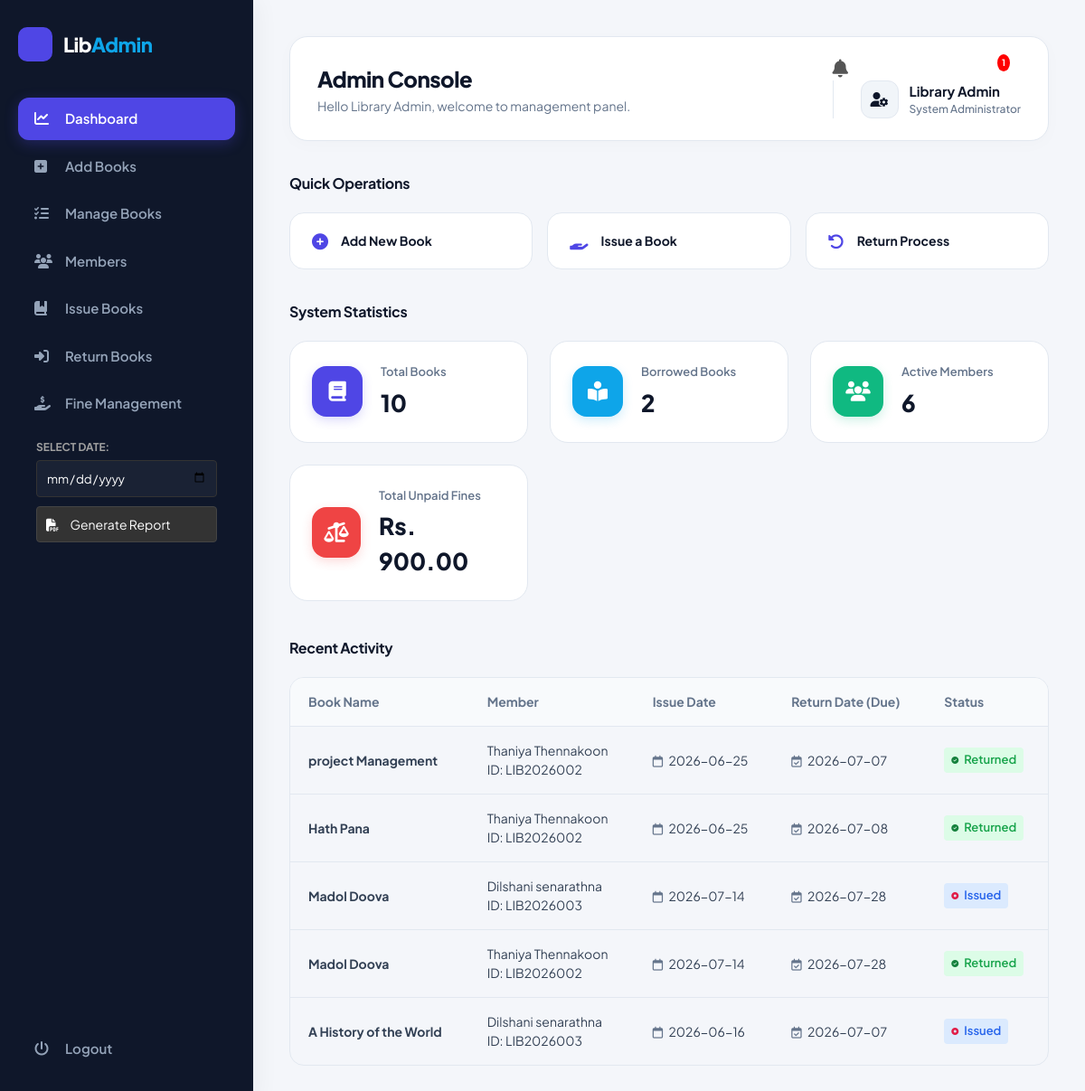
Page /admin_dashboard.php (signed in) on the committed database.
### tables this page shows
CREATE TABLE IF NOT EXISTS `issued_books` (
  `id` int NOT NULL AUTO_INCREMENT,
  `user_id` int NOT NULL,
  `book_id` int NOT NULL,
  `request_date` date NOT NULL,
  `issue_date` date DEFAULT NULL,
  `return_date` date DEFAULT NULL,
  `actual_return_date` date DEFAULT NULL,
  `status` varchar(50) NOT NULL DEFAULT 'Pending',
  `expire_date` date NOT NULL,
  PRIMARY KEY (`id`)
);

CREATE TABLE IF NOT EXISTS `books` (
  `id` int NOT NULL AUTO_INCREMENT,
  `title` varchar(255) DEFAULT NULL,
  `author` varchar(255) DEFAULT NULL,
  `quantity` int DEFAULT NULL,
  `category_id` int DEFAULT NULL,
  PRIMARY KEY (`id`),
  KEY `fk_books_category` (`category_id`)
);

CREATE TABLE IF NOT EXISTS `users` (
  `id` int NOT NULL AUTO_INCREMENT,
  `full_name` varchar(100) DEFAULT NULL,
  `address` text,
  `email` varchar(100) DEFAULT NULL,
  `username` varchar(100) DEFAULT NULL,
  `password` varchar(100) DEFAULT NULL,
  `role` varchar(20) DEFAULT NULL,
  `member_id` varchar(20) DEFAULT NULL,
  `profile_pic` varchar(255) DEFAULT NULL,
  PRIMARY KEY (`id`)
);

### admin_dashboard.php (the view, shortened to what this page needs)
<?php
$conn = mysqli_connect("localhost", "root", "", "librarydb");
$notif_count_query = mysqli_query($conn, "SELECT COUNT(*) as total FROM notifications WHERE user_id = 1 AND status = 'Unread'");
$unread_count = mysqli_fetch_assoc($notif_count_query)['total'];
$totalBooks = mysqli_fetch_assoc(mysqli_query($conn, "SELECT COUNT(*) AS total_books FROM books"))['total_books'];
$totalMembers = mysqli_fetch_assoc(mysqli_query($conn, "SELECT COUNT(*) AS total_members FROM users WHERE role='user'"))['total_members'];
$totalBorrowed = mysqli_fetch_assoc(mysqli_query($conn, "SELECT COUNT(*) AS total_borrowed FROM issued_books WHERE status='Issued'"))['total_borrowed'];
$totalFines = mysqli_fetch_assoc(mysqli_query($conn, "SELECT SUM(fine_amount) AS total_fines FROM fines WHERE status='Unpaid'"))['total_fines'] ?? 0;
?>
<!DOCTYPE html>
<html lang="en">
<head>
    <link rel="stylesheet" href="admindashboard.css">
    <link rel="stylesheet" href="https://cdnjs.cloudflare.com/ajax/libs/font-awesome/6.4.0/css/all.min.css">
</head>
<body>
<div class="dashboard-wrapper">
    <div class="sidebar">
        <div class="logo">
            <div class="logo-icon"><i class="fa-solid fa-screws-turn"></i></div>
            <span>Lib<span class="brand-accent">Admin</span></span>
        </div>
        <ul class="menu">
            <li class="active"><a href="admin_dashboard.php"><i class="fa-solid fa-chart-line"></i> Dashboard</a></li>
            <li><a href="add_books.php"><i class="fa-solid fa-square-plus"></i> Add Books</a></li>
            <li><a href="manage_books.php"><i class="fa-solid fa-list-check"></i> Manage Books</a></li>
            <li><a href="members.php"><i class="fa-solid fa-users"></i> Members</a></li>
            <li><a href="issue_books.php"><i class="fa-solid fa-book-bookmark"></i> Issue Books</a></li>
            <li><a href="return_books.php"><i class="fa-solid fa-right-to-bracket"></i> Return Books</a></li>
            <li><a href="fine_management.php"><i class="fa-solid fa-hand-holding-dollar"></i> Fine Management</a></li>
            <li style="padding: 10px 20px;">
                <div style="color: #a0a0a0; font-size: 12px; margin-bottom: 5px; font-weight: bold;">SELECT DATE:</div>
                <form action="report.php" method="GET" target="_blank" style="display: flex; flex-direction: column; gap: 10px;">
                    <input type="date" name="report_date" required style="width: 100%; padding: 10px; background: #1a2234; border: 1px solid #333; color: white; border-radius: 4px; box-sizing: border-box;">
                    <button type="submit" style="width: 100%; background: #333; border: 1px solid #444; color: white; padding: 10px; cursor: pointer; border-radius: 4px; text-align: left; font-size: 14px; transition: 0.3s;">
                        <i class="fa-solid fa-file-pdf" style="margin-right: 10px;"></i> Generate Report
                    </button>
                </form>
            </li>
            <li class="logout-item"><a href="logout.php"><i class="fa-solid fa-power-off"></i> Logout</a></li>
        </ul>
    </div>
    <div class="main-content">
        <div class="topbar">
            <div class="page-title">
                <h2>Admin Console</h2>
                <p>Hello <?php echo $_SESSION['full_name']; ?>, welcome to management panel.</p>
            </div>
            <div class="right-topbar">
                <div class="notification-container" id="notifBtn">
                    <i class="fa-solid fa-bell" style="font-size: 20px; color: #555;"></i>
                    <?php if($unread_count > 0): ?><span class="badge"><?php echo $unread_count; ?></span><?php endif; ?>
                </div>
                <div class="user-profile">
                    <div class="avatar"><i class="fa-solid fa-user-gear"></i></div>
                    <div class="profile-info">
                        <h4><?php echo $_SESSION['full_name']; ?></h4>
                        <p>System Administrator</p>
                    </div>
                </div>
            </div>
        </div>
        <div class="section-header"><h3>Quick Operations</h3></div>
        <div class="quick-actions-grid">
            <a href="add_books.php" class="action-btn-card"><i class="fa-solid fa-plus-circle"></i><span>Add New Book</span></a>
            <a href="issue_books.php" class="action-btn-card"><i class="fa-solid fa-hand-holding"></i><span>Issue a Book</span></a>
            <a href="return_books.php" class="action-btn-card"><i class="fa-solid fa-rotate-left"></i><span>Return Process</span></a>
        </div>
        <div class="section-header"><h3>System Statistics</h3></div>
        <div class="cards">
            <div class="card indigo"><div class="card-icon"><i class="fa-solid fa-book"></i></div><div class="card-data"><h3>Total Books</h3><h1><?php echo $totalBooks; ?></h1></div></div>
            <div class="card blue"><div class="card-icon"><i class="fa-solid fa-book-open-reader"></i></div><div class="card-data"><h3>Borrowed Books</h3><h1><?php echo $totalBorrowed; ?></h1></div></div>
            <div class="card teal"><div class="card-icon"><i class="fa-solid fa-users"></i></div><div class="card-data"><h3>Active Members</h3><h1><?php echo $totalMembers; ?></h1></div></div>
            <div class="card crimson"><div class="card-icon"><i class="fa-solid fa-scale-unbalanced"></i></div><div class="card-data"><h3>Total Unpaid Fines</h3><h1>Rs. <?php echo $totalFines; ?></h1></div></div>
        </div>
        <div class="section-header"><h3>Recent Activity</h3></div>
        <div class="table-container">
            <table>
                <thead>
                    <tr><th>Book Name</th><th>Member</th><th>Issue Date</th><th>Return Date (Due)</th><th>Status</th></tr>
                </thead>
                <tbody>
                    <?php
                    $sql = "SELECT books.title, users.full_name, users.member_id,issued_books.issue_date, issued_books.return_date, issued_books.status
                            FROM issued_books
                            JOIN books ON issued_books.book_id = books.id
                            JOIN users ON issued_books.user_id = users.id
                            WHERE issued_books.status = 'Issued' OR issued_books.status = 'Returned'
                            ORDER BY issued_books.id DESC LIMIT 5";
                    $result = mysqli_query($conn, $sql);
                    if(mysqli_num_rows($result) > 0) {
                        while($row = mysqli_fetch_assoc($result)){ ?>
                            <tr>
                                <td><strong><?php echo $row['title']; ?></strong></td>
                               <td> <div class="student-name"><?php echo htmlspecialchars($row['full_name']); ?></div>
                                <div class="student-id">ID: <?php echo htmlspecialchars($row['member_id']); ?></div></td>
                                <td><i class="fa-regular fa-calendar"></i> <?php echo !empty($row['issue_date']) ? $row['issue_date'] : 'Not Set'; ?></td>
                                <td><i class="fa-regular fa-calendar-check"></i> <?php echo !empty($row['return_date']) ? $row['return_date'] : 'Not Set'; ?></td>
                                <td>
                                    <?php if($row['status'] == "Issued"){ ?>
                                        <span class="status issued" style="color: #2563eb; background: #dbeafe; padding: 4px 8px; border-radius: 4px; font-size: 13px; font-weight: 600;"><i class="fa-solid fa-circle-dot"></i> Issued</span>
                                    <?php } else { ?>
                                        <span class="status returned" style="color: #16a34a; background: #dcfce7; padding: 4px 8px; border-radius: 4px; font-size: 13px; font-weight: 600;"><i class="fa-solid fa-circle-check"></i> Returned</span>
                                    <?php } ?>
                                </td>
                            </tr>
                    <?php } } else { echo "<tr><td colspan='5' style='text-align:center; padding:15px; color:#64748b;'>No recent log activities found.</td></tr>"; } ?>
                </tbody>
            </table>
        </div>
    </div>
</div>
</body>
</html>

### admin_dashboard.php (style rules this page uses)
.notification-container { position: relative; cursor: pointer; margin-right: 20px; }
.badge { position: absolute; top: -5px; right: -8px; background: red; color: white; border-radius: 50%; padding: 2px 5px; font-size: 10px; font-weight: bold; }

### rows in the picture
issued_books: book.title "project Management", user.full_name "Thaniya Thennakoon", user.member_id "LIB2026002", issue_date "2026-06-25", return_date "2026-07-07", status "Returned" (drawn)
issued_books: book.title "Hath Pana", user.full_name "Thaniya Thennakoon", user.member_id "LIB2026002", issue_date "2026-06-25", return_date "2026-07-08", status "Returned" (drawn)
issued_books: book.title "Madol Doova", user.full_name "Dilshani senarathna", user.member_id "LIB2026003", issue_date "2026-07-14", return_date "2026-07-28", status "Issued" (drawn)
issued_books: book.title "Madol Doova", user.full_name "Thaniya Thennakoon", user.member_id "LIB2026002", issue_date "2026-07-14", return_date "2026-07-28", status "Returned" (drawn)
issued_books: book.title "A History of the World", user.full_name "Dilshani senarathna", user.member_id "LIB2026003", issue_date "2026-06-16", return_date "2026-07-07", status "Issued" (drawn)

### other values in the picture
$_SESSION['full_name'] "Library Admin"
$unread_count "1"
$totalBooks "10"
$totalBorrowed "2"
$totalMembers "6"
$totalFines "900.00"
